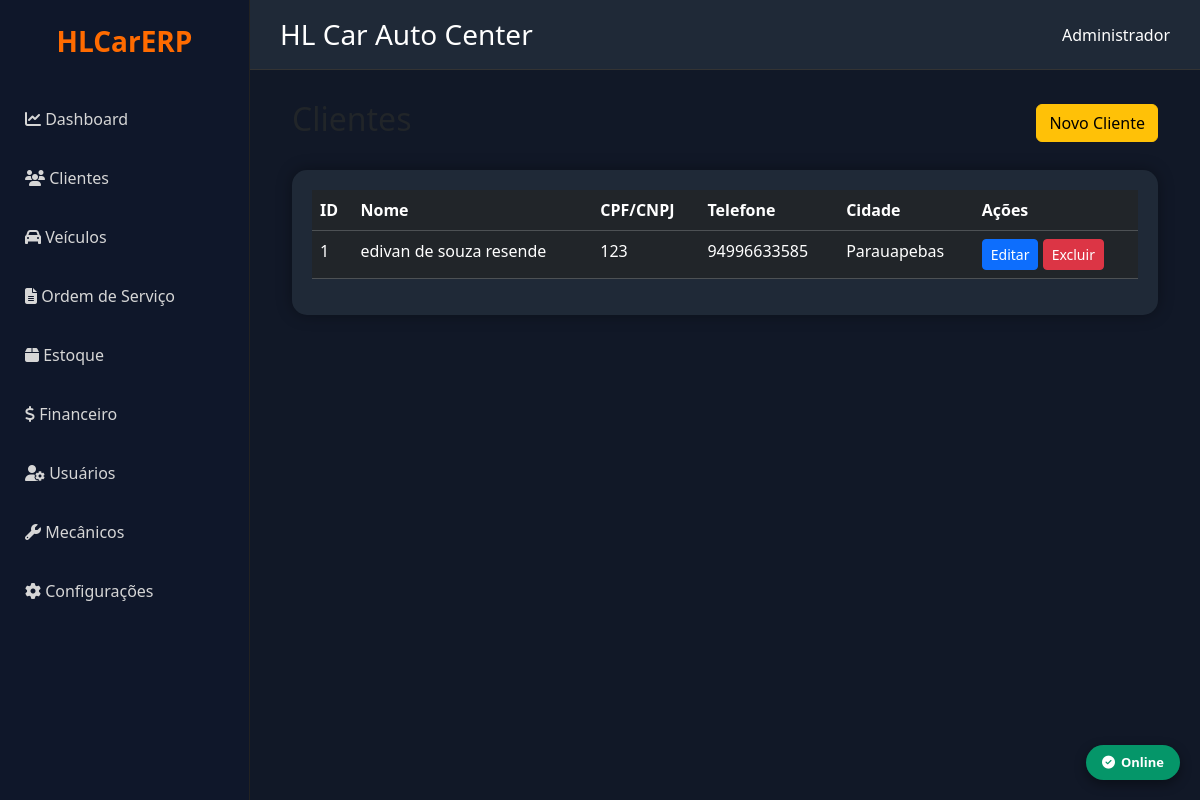
Before: /clientes with the older database file.
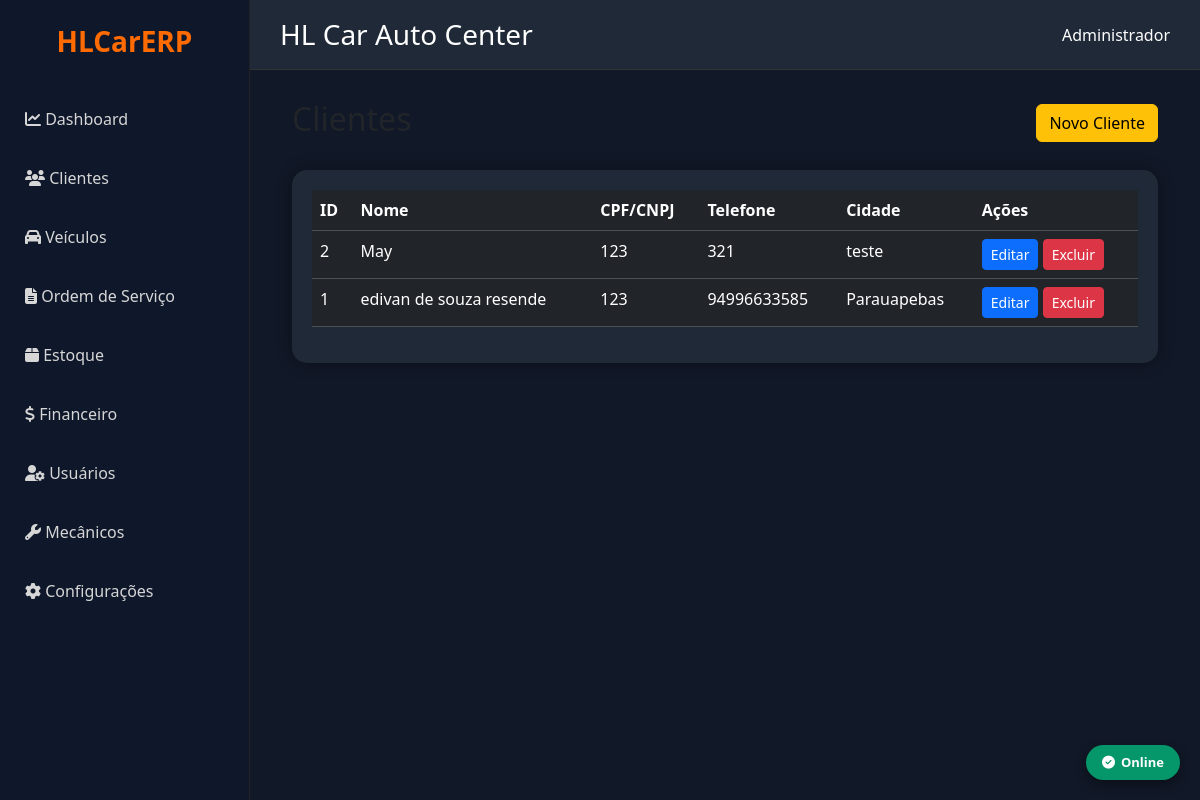
After: the same page with the newer database file.
### models.py (models this page shows)
class Cliente(db.Model):
    __tablename__ = "clientes"
    id = db.Column(db.Integer, primary_key=True)
    empresa_id = db.Column(db.Integer, db.ForeignKey("empresas.id"), nullable=False, index=True)
    nome = db.Column(db.String(200), nullable=False)
    tipo = db.Column(db.String(20), default="FISICA")
    cpf_cnpj = db.Column(db.String(20))
    rg_ie = db.Column(db.String(30))
    telefone = db.Column(db.String(30))
    whatsapp = db.Column(db.String(30))
    email = db.Column(db.String(150))
    cep = db.Column(db.String(15))
    endereco = db.Column(db.String(200))
    numero = db.Column(db.String(20))
    complemento = db.Column(db.String(100))
    bairro = db.Column(db.String(100))
    cidade = db.Column(db.String(100))
    estado = db.Column(db.String(2))
    observacoes = db.Column(db.Text)
    ativo = db.Column(db.Boolean, default=True, nullable=False)
    criado_em = db.Column(db.DateTime, default=datetime.utcnow, nullable=False)
    alterado_em = db.Column(db.DateTime, default=datetime.utcnow, onupdate=datetime.utcnow)
    empresa = db.relationship("Empresa")
    __table_args__ = (
        Index("idx_cliente_nome", "empresa_id", "nome"),
        Index("idx_cliente_cpf", "empresa_id", "cpf_cnpj"),
    )

### app.py (the view)
@app.route("/clientes")
def clientes():
    lista_clientes = Cliente.query.order_by(Cliente.nome).all()
    return render_template("clientes.html", clientes=lista_clientes)

### templates/clientes.html (shortened to what this page needs)
{% extends "base.html" %}
{% block conteudo %}
<div class="container-fluid">
    <div class="d-flex justify-content-between align-items-center mb-4">
        <h2>Clientes</h2>
        <a href="/clientes/novo" class="btn btn-warning">
            Novo Cliente
        </a>
    </div>
    <div class="card-dashboard">
        <table class="table table-dark table-hover">
            <thead>
                <tr>
                    <th>ID</th>
                    <th>Nome</th>
                    <th>CPF/CNPJ</th>
                    <th>Telefone</th>
                    <th>Cidade</th>
                    <th>Ações</th>
                </tr>
            </thead>
            <tbody>
                {% for cliente in clientes %}
                <tr>
                    <td>{{ cliente.id }}</td>
                    <td>{{ cliente.nome }}</td>
                    <td>{{ cliente.cpf_cnpj }}</td>
                    <td>{{ cliente.telefone }}</td>
                    <td>{{ cliente.cidade }}</td>
                    <td>
                        <a href="/clientes/editar/{{ cliente.id }}"
                           class="btn btn-sm btn-primary">
                            Editar
                        </a>
                        <a href="/clientes/excluir/{{ cliente.id }}"
                           class="btn btn-sm btn-danger"
                           onclick="return confirm('Deseja realmente excluir este cliente?')">
                            Excluir
                        </a>
                    </td>
                </tr>
                {% endfor %}
            </tbody>
        </table>
    </div>
</div>
{% endblock %}

Changed rows visible on the page:
added Cliente: id "2", nome "May", cpf_cnpj "123", telefone "321", cidade "teste"
